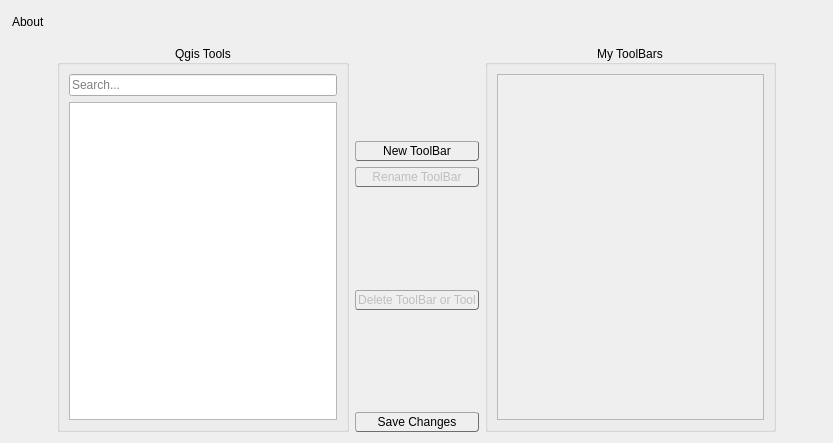
<?xml version="1.0" encoding="UTF-8"?>
<ui version="4.0">
 <class>CustomToolbarDialog</class>
 <widget class="QDialog" name="CustomToolbarDialog">
  <property name="geometry">
   <rect>
    <x>0</x>
    <y>0</y>
    <width>833</width>
    <height>443</height>
   </rect>
  </property>
  <property name="windowTitle">
   <string>Create customs ToolBars</string>
  </property>
  <property name="windowIcon">
   <iconset resource="resources.qrc">
    <normaloff>:/img/images/icon.png</normaloff>:/img/images/icon.png</iconset>
  </property>
  <property name="accessibleDescription">
   <string/>
  </property>
  <layout class="QVBoxLayout" name="verticalLayout_2">
   <item>
    <layout class="QHBoxLayout" name="horizontalLayout">
     <item>
      <widget class="QPushButton" name="help_btn">
       <property name="cursor">
        <cursorShape>PointingHandCursor</cursorShape>
       </property>
       <property name="styleSheet">
        <string notr="true">text-align:left;</string>
       </property>
       <property name="text">
        <string>About</string>
       </property>
       <property name="flat">
        <bool>true</bool>
       </property>
      </widget>
     </item>
     <item>
      <spacer name="horizontalSpacer">
       <property name="orientation">
        <enum>Qt::Horizontal</enum>
       </property>
       <property name="sizeHint" stdset="0">
        <size>
         <width>40</width>
         <height>20</height>
        </size>
       </property>
      </spacer>
     </item>
    </layout>
   </item>
   <item>
    <layout class="QHBoxLayout" name="horizontalLayout_4">
     <property name="topMargin">
      <number>6</number>
     </property>
     <item>
      <layout class="QVBoxLayout" name="verticalLayout_6">
       <item>
        <spacer name="verticalSpacer_3">
         <property name="orientation">
          <enum>Qt::Vertical</enum>
         </property>
         <property name="sizeHint" stdset="0">
          <size>
           <width>20</width>
           <height>40</height>
          </size>
         </property>
        </spacer>
       </item>
       <item>
        <widget class="QPushButton" name="pushButton">
         <property name="cursor">
          <cursorShape>PointingHandCursor</cursorShape>
         </property>
         <property name="toolTip">
          <string>Expand all</string>
         </property>
         <property name="text">
          <string/>
         </property>
         <property name="icon">
          <iconset resource="resources.qrc">
           <normaloff>:/img/images/expand.png</normaloff>:/img/images/expand.png</iconset>
         </property>
         <property name="autoDefault">
          <bool>false</bool>
         </property>
         <property name="flat">
          <bool>true</bool>
         </property>
        </widget>
       </item>
       <item>
        <widget class="QPushButton" name="pushButton_2">
         <property name="cursor">
          <cursorShape>PointingHandCursor</cursorShape>
         </property>
         <property name="toolTip">
          <string>Collapse all</string>
         </property>
         <property name="text">
          <string/>
         </property>
         <property name="icon">
          <iconset resource="resources.qrc">
           <normaloff>:/img/images/collapse.png</normaloff>:/img/images/collapse.png</iconset>
         </property>
         <property name="autoDefault">
          <bool>false</bool>
         </property>
         <property name="flat">
          <bool>true</bool>
         </property>
        </widget>
       </item>
       <item>
        <spacer name="verticalSpacer_5">
         <property name="orientation">
          <enum>Qt::Vertical</enum>
         </property>
         <property name="sizeHint" stdset="0">
          <size>
           <width>20</width>
           <height>40</height>
          </size>
         </property>
        </spacer>
       </item>
      </layout>
     </item>
     <item>
      <widget class="QGroupBox" name="groupBox">
       <property name="title">
        <string>Qgis Tools</string>
       </property>
       <property name="alignment">
        <set>Qt::AlignCenter</set>
       </property>
       <property name="flat">
        <bool>true</bool>
       </property>
       <layout class="QVBoxLayout" name="verticalLayout_4">
        <item>
         <widget class="QgsFilterLineEdit" name="searchBox">
          <property name="toolTip">
           <string>Enter algorithm name to filter list</string>
          </property>
          <property name="placeholderText">
           <string>Search...</string>
          </property>
         </widget>
        </item>
        <item>
         <widget class="QTreeWidget" name="ToolBars">
          <property name="styleSheet">
           <string notr="true"/>
          </property>
          <property name="dragEnabled">
           <bool>true</bool>
          </property>
          <property name="dragDropOverwriteMode">
           <bool>false</bool>
          </property>
          <property name="dragDropMode">
           <enum>QAbstractItemView::DragOnly</enum>
          </property>
          <property name="defaultDropAction">
           <enum>Qt::CopyAction</enum>
          </property>
          <property name="alternatingRowColors">
           <bool>true</bool>
          </property>
          <property name="selectionBehavior">
           <enum>QAbstractItemView::SelectItems</enum>
          </property>
          <property name="itemsExpandable">
           <bool>true</bool>
          </property>
          <property name="sortingEnabled">
           <bool>false</bool>
          </property>
          <property name="allColumnsShowFocus">
           <bool>false</bool>
          </property>
          <property name="wordWrap">
           <bool>false</bool>
          </property>
          <attribute name="headerVisible">
           <bool>false</bool>
          </attribute>
          <attribute name="headerShowSortIndicator" stdset="0">
           <bool>false</bool>
          </attribute>
          <attribute name="headerStretchLastSection">
           <bool>true</bool>
          </attribute>
          <column>
           <property name="text">
            <string notr="true"/>
           </property>
          </column>
         </widget>
        </item>
       </layout>
      </widget>
     </item>
     <item>
      <layout class="QVBoxLayout" name="verticalLayout">
       <item>
        <spacer name="verticalSpacer">
         <property name="orientation">
          <enum>Qt::Vertical</enum>
         </property>
         <property name="sizeHint" stdset="0">
          <size>
           <width>20</width>
           <height>40</height>
          </size>
         </property>
        </spacer>
       </item>
       <item>
        <widget class="QPushButton" name="new_btn">
         <property name="cursor">
          <cursorShape>PointingHandCursor</cursorShape>
         </property>
         <property name="styleSheet">
          <string notr="true">border:1px solid #6E6E6E;
border-style: outset;
border-width: 1px;
border-radius: 3px;
min-width: 3em;
padding: 2px;
</string>
         </property>
         <property name="text">
          <string>New ToolBar</string>
         </property>
         <property name="flat">
          <bool>true</bool>
         </property>
        </widget>
       </item>
       <item>
        <widget class="QPushButton" name="rename_btn">
         <property name="enabled">
          <bool>false</bool>
         </property>
         <property name="cursor">
          <cursorShape>PointingHandCursor</cursorShape>
         </property>
         <property name="styleSheet">
          <string notr="true">border:1px solid #6E6E6E;
border-style: outset;
border-width: 1px;
border-radius: 3px;
min-width: 3em;
padding: 2px;</string>
         </property>
         <property name="text">
          <string>Rename ToolBar</string>
         </property>
         <property name="flat">
          <bool>true</bool>
         </property>
        </widget>
       </item>
       <item>
        <spacer name="verticalSpacer_2">
         <property name="orientation">
          <enum>Qt::Vertical</enum>
         </property>
         <property name="sizeHint" stdset="0">
          <size>
           <width>20</width>
           <height>40</height>
          </size>
         </property>
        </spacer>
       </item>
       <item>
        <widget class="QPushButton" name="delete_btn">
         <property name="enabled">
          <bool>false</bool>
         </property>
         <property name="cursor">
          <cursorShape>PointingHandCursor</cursorShape>
         </property>
         <property name="styleSheet">
          <string notr="true">border:1px solid #6E6E6E;
border-style: outset;
border-width: 1px;
border-radius: 3px;
min-width: 3em;
padding: 2px;</string>
         </property>
         <property name="text">
          <string>Delete ToolBar or Tool</string>
         </property>
         <property name="flat">
          <bool>true</bool>
         </property>
        </widget>
       </item>
       <item>
        <spacer name="verticalSpacer_4">
         <property name="orientation">
          <enum>Qt::Vertical</enum>
         </property>
         <property name="sizeHint" stdset="0">
          <size>
           <width>20</width>
           <height>40</height>
          </size>
         </property>
        </spacer>
       </item>
       <item>
        <widget class="QPushButton" name="Save_btn">
         <property name="cursor">
          <cursorShape>PointingHandCursor</cursorShape>
         </property>
         <property name="styleSheet">
          <string notr="true">border:1px solid #6E6E6E;
border-style: outset;
border-width: 1px;
border-radius: 3px;
padding: 2px;
</string>
         </property>
         <property name="text">
          <string>Save Changes</string>
         </property>
         <property name="flat">
          <bool>true</bool>
         </property>
        </widget>
       </item>
      </layout>
     </item>
     <item>
      <widget class="QGroupBox" name="groupBox_2">
       <property name="title">
        <string>My ToolBars</string>
       </property>
       <property name="alignment">
        <set>Qt::AlignCenter</set>
       </property>
       <property name="flat">
        <bool>true</bool>
       </property>
       <layout class="QVBoxLayout" name="verticalLayout_3">
        <item>
         <widget class="QTreeWidget" name="MyToolsBars">
          <property name="enabled">
           <bool>false</bool>
          </property>
          <property name="styleSheet">
           <string notr="true"/>
          </property>
          <property name="dragEnabled">
           <bool>false</bool>
          </property>
          <property name="dragDropOverwriteMode">
           <bool>false</bool>
          </property>
          <property name="dragDropMode">
           <enum>QAbstractItemView::DragDrop</enum>
          </property>
          <property name="defaultDropAction">
           <enum>Qt::IgnoreAction</enum>
          </property>
          <property name="alternatingRowColors">
           <bool>true</bool>
          </property>
          <property name="selectionBehavior">
           <enum>QAbstractItemView::SelectItems</enum>
          </property>
          <property name="autoExpandDelay">
           <number>-1</number>
          </property>
          <property name="rootIsDecorated">
           <bool>true</bool>
          </property>
          <property name="itemsExpandable">
           <bool>true</bool>
          </property>
          <attribute name="headerVisible">
           <bool>false</bool>
          </attribute>
          <column>
           <property name="text">
            <string/>
           </property>
          </column>
         </widget>
        </item>
       </layout>
      </widget>
     </item>
     <item>
      <layout class="QVBoxLayout" name="verticalLayout_8">
       <item>
        <spacer name="verticalSpacer_6">
         <property name="orientation">
          <enum>Qt::Vertical</enum>
         </property>
         <property name="sizeHint" stdset="0">
          <size>
           <width>20</width>
           <height>40</height>
          </size>
         </property>
        </spacer>
       </item>
       <item>
        <widget class="QPushButton" name="My_expand">
         <property name="enabled">
          <bool>false</bool>
         </property>
         <property name="cursor">
          <cursorShape>PointingHandCursor</cursorShape>
         </property>
         <property name="toolTip">
          <string>Expand all</string>
         </property>
         <property name="text">
          <string/>
         </property>
         <property name="icon">
          <iconset resource="resources.qrc">
           <normaloff>:/img/images/expand.png</normaloff>:/img/images/expand.png</iconset>
         </property>
         <property name="autoDefault">
          <bool>false</bool>
         </property>
         <property name="flat">
          <bool>true</bool>
         </property>
        </widget>
       </item>
       <item>
        <widget class="QPushButton" name="My_Collapse">
         <property name="enabled">
          <bool>false</bool>
         </property>
         <property name="cursor">
          <cursorShape>PointingHandCursor</cursorShape>
         </property>
         <property name="toolTip">
          <string>Collapse all</string>
         </property>
         <property name="text">
          <string/>
         </property>
         <property name="icon">
          <iconset resource="resources.qrc">
           <normaloff>:/img/images/collapse.png</normaloff>:/img/images/collapse.png</iconset>
         </property>
         <property name="autoDefault">
          <bool>false</bool>
         </property>
         <property name="flat">
          <bool>true</bool>
         </property>
        </widget>
       </item>
       <item>
        <spacer name="verticalSpacer_7">
         <property name="orientation">
          <enum>Qt::Vertical</enum>
         </property>
         <property name="sizeHint" stdset="0">
          <size>
           <width>20</width>
           <height>40</height>
          </size>
         </property>
        </spacer>
       </item>
      </layout>
     </item>
    </layout>
   </item>
  </layout>
 </widget>
 <customwidgets>
  <customwidget>
   <class>QgsFilterLineEdit</class>
   <extends>QLineEdit</extends>
   <header>qgsfilterlineedit.h</header>
  </customwidget>
 </customwidgets>
 <resources>
  <include location="resources.qrc"/>
 </resources>
 <connections>
  <connection>
   <sender>ToolBars</sender>
   <signal>itemPressed(QTreeWidgetItem*,int)</signal>
   <receiver>CustomToolbarDialog</receiver>
   <slot>QgisToolsClick()</slot>
   <hints>
    <hint type="sourcelabel">
     <x>246</x>
     <y>299</y>
    </hint>
    <hint type="destinationlabel">
     <x>323</x>
     <y>319</y>
    </hint>
   </hints>
  </connection>
  <connection>
   <sender>MyToolsBars</sender>
   <signal>itemClicked(QTreeWidgetItem*,int)</signal>
   <receiver>CustomToolbarDialog</receiver>
   <slot>MyToolsClick()</slot>
   <hints>
    <hint type="sourcelabel">
     <x>594</x>
     <y>289</y>
    </hint>
    <hint type="destinationlabel">
     <x>372</x>
     <y>319</y>
    </hint>
   </hints>
  </connection>
  <connection>
   <sender>rename_btn</sender>
   <signal>clicked()</signal>
   <receiver>CustomToolbarDialog</receiver>
   <slot>RenameToolBar()</slot>
   <hints>
    <hint type="sourcelabel">
     <x>471</x>
     <y>200</y>
    </hint>
    <hint type="destinationlabel">
     <x>435</x>
     <y>168</y>
    </hint>
   </hints>
  </connection>
  <connection>
   <sender>new_btn</sender>
   <signal>clicked()</signal>
   <receiver>CustomToolbarDialog</receiver>
   <slot>NewToolBar()</slot>
   <hints>
    <hint type="sourcelabel">
     <x>471</x>
     <y>175</y>
    </hint>
    <hint type="destinationlabel">
     <x>437</x>
     <y>80</y>
    </hint>
   </hints>
  </connection>
  <connection>
   <sender>delete_btn</sender>
   <signal>clicked()</signal>
   <receiver>CustomToolbarDialog</receiver>
   <slot>DeleteToolBar()</slot>
   <hints>
    <hint type="sourcelabel">
     <x>471</x>
     <y>305</y>
    </hint>
    <hint type="destinationlabel">
     <x>433</x>
     <y>268</y>
    </hint>
   </hints>
  </connection>
  <connection>
   <sender>Save_btn</sender>
   <signal>clicked()</signal>
   <receiver>CustomToolbarDialog</receiver>
   <slot>SaveTools()</slot>
   <hints>
    <hint type="sourcelabel">
     <x>471</x>
     <y>431</y>
    </hint>
    <hint type="destinationlabel">
     <x>355</x>
     <y>319</y>
    </hint>
   </hints>
  </connection>
  <connection>
   <sender>pushButton</sender>
   <signal>clicked()</signal>
   <receiver>CustomToolbarDialog</receiver>
   <slot>ExpandQgis()</slot>
   <hints>
    <hint type="sourcelabel">
     <x>36</x>
     <y>245</y>
    </hint>
    <hint type="destinationlabel">
     <x>7</x>
     <y>162</y>
    </hint>
   </hints>
  </connection>
  <connection>
   <sender>pushButton_2</sender>
   <signal>clicked()</signal>
   <receiver>CustomToolbarDialog</receiver>
   <slot>CollapseQgis()</slot>
   <hints>
    <hint type="sourcelabel">
     <x>27</x>
     <y>275</y>
    </hint>
    <hint type="destinationlabel">
     <x>2</x>
     <y>263</y>
    </hint>
   </hints>
  </connection>
  <connection>
   <sender>My_expand</sender>
   <signal>clicked()</signal>
   <receiver>CustomToolbarDialog</receiver>
   <slot>ExpandMyTools()</slot>
   <hints>
    <hint type="sourcelabel">
     <x>821</x>
     <y>245</y>
    </hint>
    <hint type="destinationlabel">
     <x>819</x>
     <y>183</y>
    </hint>
   </hints>
  </connection>
  <connection>
   <sender>My_Collapse</sender>
   <signal>clicked()</signal>
   <receiver>CustomToolbarDialog</receiver>
   <slot>CollapseMyTools()</slot>
   <hints>
    <hint type="sourcelabel">
     <x>811</x>
     <y>253</y>
    </hint>
    <hint type="destinationlabel">
     <x>828</x>
     <y>275</y>
    </hint>
   </hints>
  </connection>
  <connection>
   <sender>searchBox</sender>
   <signal>textChanged(QString)</signal>
   <receiver>CustomToolbarDialog</receiver>
   <slot>Search(QString)</slot>
   <hints>
    <hint type="sourcelabel">
     <x>130</x>
     <y>110</y>
    </hint>
    <hint type="destinationlabel">
     <x>111</x>
     <y>3</y>
    </hint>
   </hints>
  </connection>
  <connection>
   <sender>help_btn</sender>
   <signal>clicked()</signal>
   <receiver>CustomToolbarDialog</receiver>
   <slot>about()</slot>
   <hints>
    <hint type="sourcelabel">
     <x>46</x>
     <y>20</y>
    </hint>
    <hint type="destinationlabel">
     <x>7</x>
     <y>24</y>
    </hint>
   </hints>
  </connection>
 </connections>
 <slots>
  <slot>NewToolBar()</slot>
  <slot>RenameToolBar()</slot>
  <slot>DeleteToolBar()</slot>
  <slot>MyToolsClick()</slot>
  <slot>QgisToolsClick()</slot>
  <slot>AddItemTool()</slot>
  <slot>DelItemTool()</slot>
  <slot>UpItem()</slot>
  <slot>DownItem()</slot>
  <slot>SaveTools()</slot>
  <slot>about()</slot>
  <slot>ExpandQgis()</slot>
  <slot>CollapseQgis()</slot>
  <slot>ExpandMyTools()</slot>
  <slot>CollapseMyTools()</slot>
  <slot>Search(QString)</slot>
 </slots>
</ui>
